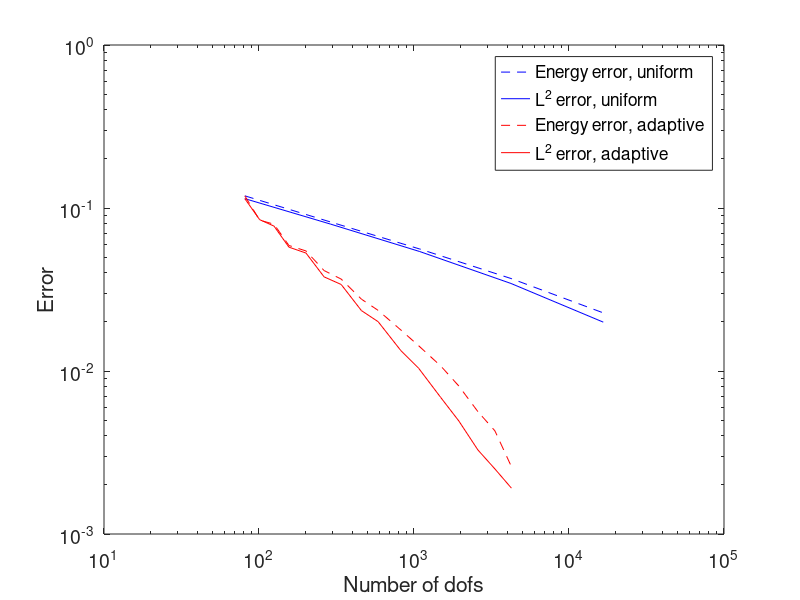

MATLAB code to generate this figure:
%uniform
A = {}
h =  [0.25, 0.125, 0.0625, 0.03125, 0.015625]
dofs =  [81, 289, 1089, 4225, 16641]
energy_err =  [0.11875158046077551, 0.08211397544097622, 0.056025201753701924, 0.036935360192611753, 0.022729663931247451]
L2_err =  [0.114134429740997, 0.079697425195346561, 0.054060365560408372, 0.03443529056661232, 0.019941147308354272]
A{1} = [2*ones(size(h')) h' L2_err'];
loglog(dofs,energy_err,'b--')
hold on
plot(dofs,L2_err,'b-')

% adaptive
h =  [0.25, 0.125, 0.0625, 0.03125, 0.015625, 0.0078125, 0.00390625, 0.001953125, 0.0009765625, 0.00048828125, 0.000244140625, 0.0001220703125, 6.103515625e-05, 3.0517578125e-05, 1.52587890625e-05, 7.62939453125e-06]
dofs =  [81, 101, 125, 156, 201, 263, 339, 458, 587, 823, 1071, 1487, 1945, 2585, 3325, 4251]
energy_err =  [0.11875158046077551, 0.084221826365210778, 0.079551284743836978, 0.058892360259576754, 0.054513630481699805, 0.041323847315001438, 0.036643450516868549, 0.027588318102592848, 0.023544649243322051, 0.017839707355087518, 0.014292882009918023, 0.010740120306351391, 0.0080947373761674022, 0.0056296947952479042, 0.0042974232328324294, 0.0025887118021980034]
L2_err =  [0.114134429740997, 0.084797397467657548, 0.077423805962697462, 0.05751667749804, 0.052917631506518348, 0.037799599696139413, 0.033945782185839123, 0.023471563648229166, 0.020071336608435412, 0.013333493362219288, 0.01040185777309484, 0.0068834918509134259, 0.00494173408819983, 0.0032767385922042231, 0.0025085378293009945, 0.0019116040656603354]

A{2} = [2*ones(size(h')) h' L2_err'];

plot(dofs,energy_err,'r--')
plot(dofs,L2_err,'r-')
legend('Energy error, uniform','L^2 error, uniform', 'Energy error, adaptive', 'L^2 error, adaptive')
set(0,'defaultlinelinewidth',2)
xlabel('Number of dofs','fontsize',15)
ylabel('Error','fontsize',15)
set(gca,'fontsize',14)

print(gcf,'-depsc','../rates/eps1e3Rates.eps')

% figure
% plot_rates(A)
